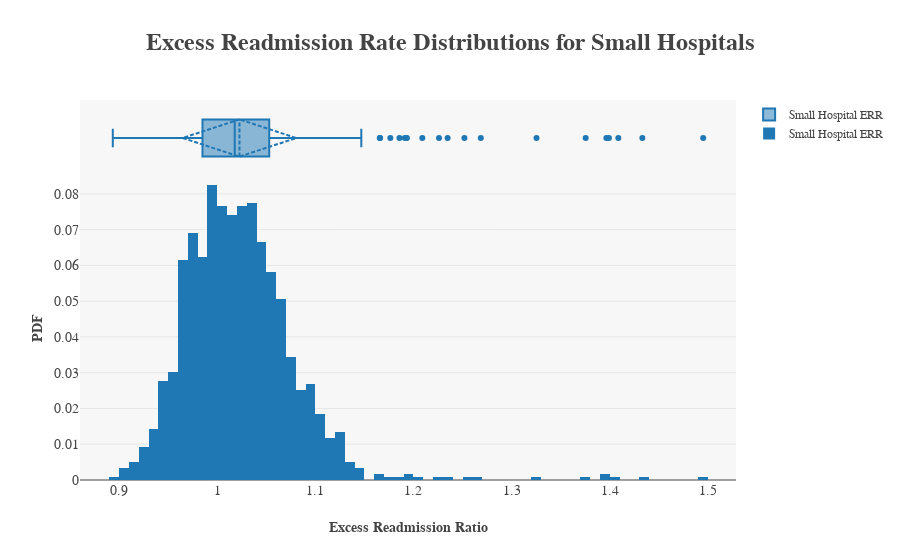

Notebook code for this chart:
### Markdown cell above
The above hypothesis test(s) suggests that the mean ERR for small hospitals is in fact different than the mean ERR for large hospitals. Their difference is unlikely to be by chance.

### Code cell
trace0 = go.Box(name="Small Hospital ERR", x=small_hospitals["Excess Readmission Ratio"], boxmean="sd")
trace1 = go.Histogram(name="Small Hospital ERR", x=small_hospitals["Excess Readmission Ratio"], histnorm="probability", marker=dict(color="rgb(31,119,180)"))

fig = py.tools.make_subplots(rows=2, cols=1, shared_xaxes=True)
fig.append_trace(trace0, 1, 1)
fig.append_trace(trace1, 2, 1)

fig["layout"].update(
    plot_bgcolor="rgb(247,247,247)",
    legend=dict(font=dict(family="serif", size=12)),
    height=600,
    title="<b>Excess Readmission Rate Distributions for Small Hospitals</b>",
    titlefont=dict(family="serif", size=24),
    yaxis1=dict(titlefont=dict(family="serif", size=14), domain=[0.8, 1], showticklabels=False), 
    yaxis2=dict(title="<b>PDF</b>", titlefont=dict(family="serif", size=14), tickfont=dict(family="serif", size=14), range=[0, 0.085], domain=[0, 0.8]), 
    xaxis1=dict(title="<b>Excess Readmission Ratio</b>", titlefont=dict(family="serif", size=14), tickfont=dict(family="serif", size=14)))

py.offline.iplot(fig)

z = (1 - small_ERR_mean) / small_ERR_stdv
z_p = stats.norm.sf(z)
print(z_p)

### Figure 1 — Plotly figure (JSON) as saved in the notebook; plotly's stock layout.template omitted (floating-point values rounded to 4 significant figures; data arrays with more than 128 entries replaced by an {"elided": "..."} marker saying what was removed)
{"data": [{"boxmean": "sd", "name": "Small Hospital ERR", "type": "box", "uid": "3d3a84", "x": {"elided": "1188 float values"}, "xaxis": "x", "yaxis": "y"}, {"autobinx": true, "histnorm": "probability", "marker": {"color": "rgb(31,119,180)"}, "name": "Small Hospital ERR", "type": "histogram", "uid": "13e54f", "x": {"elided": "1188 float values"}, "xaxis": "x", "xbins": {"end": 1.5, "size": 0.01, "start": 0.89}, "yaxis": "y2"}], "layout": {"autosize": true, "legend": {"font": {"family": "serif", "size": 12}}, "plot_bgcolor": "rgb(247,247,247)", "title": "<b>Excess Readmission Rate Distributions for Small Hospitals</b>", "titlefont": {"family": "serif", "size": 24}, "xaxis": {"anchor": "y2", "autorange": true, "domain": [0, 1], "range": [0.8601, 1.529], "tickfont": {"family": "serif", "size": 14}, "title": "<b>Excess Readmission Ratio</b>", "titlefont": {"family": "serif", "size": 14}, "type": "linear"}, "yaxis": {"anchor": "free", "autorange": true, "domain": [0.8, 1], "position": 0, "range": [-0.5, 0.5], "showticklabels": false, "titlefont": {"family": "serif", "size": 14}, "type": "category"}, "yaxis2": {"anchor": "x", "domain": [0, 0.8], "range": [0, 0.085], "tickfont": {"family": "serif", "size": 14}, "title": "<b>PDF</b>", "titlefont": {"family": "serif", "size": 14}}}}
